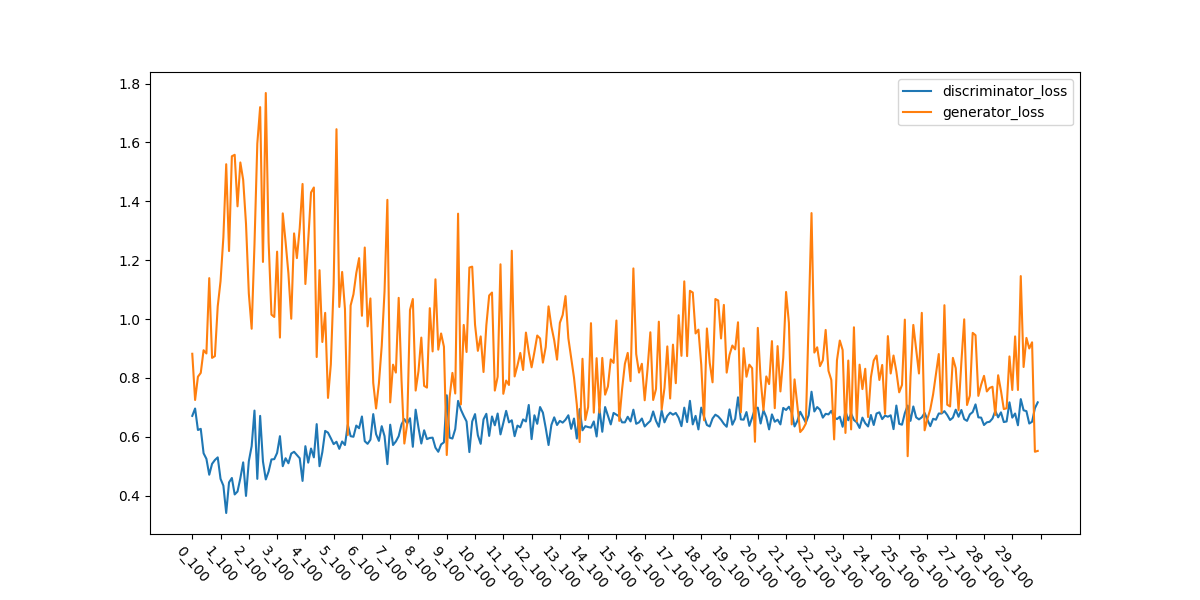

Python code for this plot:
import matplotlib.pyplot as plt
import pandas as pd
import numpy as np

data = pd.read_csv('./log.csv')

data['plot_x'] = data['epoch'].astype(str) + '_' + data['iteration'].astype(str)

plt.figure(figsize=(12,6))
plt.plot(data['plot_x'], data['discriminator_loss'], label='discriminator_loss')
plt.plot(data['plot_x'], data['generator_loss'], label='generator_loss')
plt.xticks(np.arange(0, len(data)+1, 10), rotation=-90)
plt.legend()
plt.savefig('plot.png')